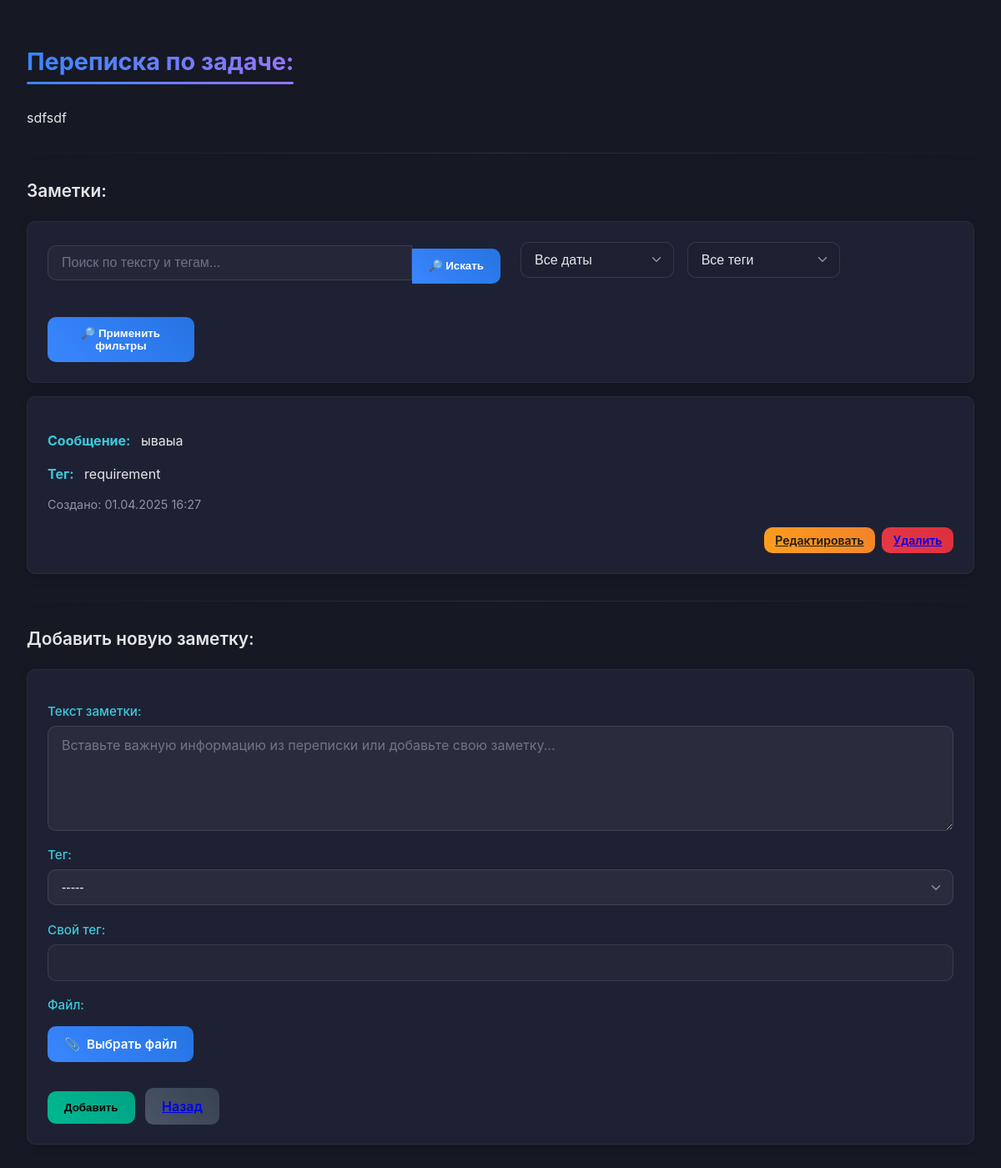
The page /task-message/69/ (signed in) on the database as committed earlier.
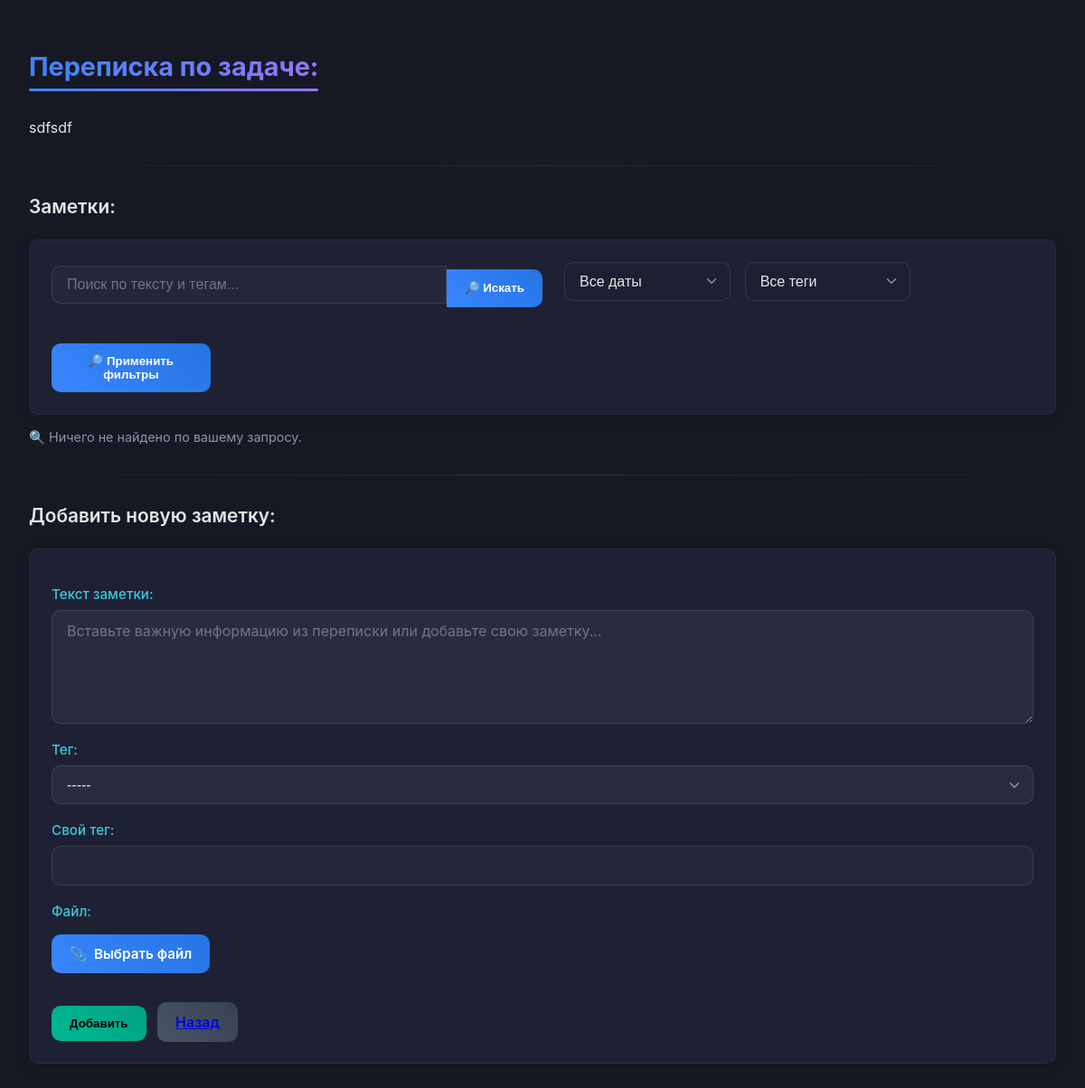
The same page on the database as committed later.
### crm/models.py (models this page shows, shortened)
class Communication(models.Model):
	TAG_CHOICES = [
			('requirement', 'Требование'),
			('clarification', 'Уточнение'),
			('revision', 'Правки'),
			('deadline', 'Дедлайн'),
			('payment', 'Оплата'),
	]
	task = models.ForeignKey('Task', on_delete=models.CASCADE, related_name='communications')
	message = models.TextField(verbose_name="Текст заметки")
	tag = models.CharField(max_length=50, choices=TAG_CHOICES, blank=True, verbose_name="Тег")
	custom_tag = models.CharField(max_length=50, blank=True, verbose_name='Свой тег')
	file = models.FileField(upload_to='communications_files/', blank=True, null=True, verbose_name='Файл')
	created_at = models.DateTimeField(auto_now_add=True)

### crm/views.py (the view)
# urls.py: path('task-message/<int:task_id>/', views.task_message, name='task_message'),
@login_required
def task_message(request, task_id):
    task = get_object_or_404(Task, id=task_id, owner=request.user)
    query = request.GET.get('q', '')
    date_filter = request.GET.get('date_filter', '')
    tag_filter = request.GET.get('tag_filter', '')
    has_file = request.GET.get('has_file', '')
    communications = Communication.objects.filter(task=task).order_by('-created_at')
    if query:
        communications = communications.filter(
            Q(message__icontains=query) |
            Q(tag__icontains=query)
        )
    if date_filter == 'today':
        communications = communications.filter(created_at__date=now().date())
    elif date_filter == 'week':
        week_ago = now() - timedelta(days=7)
        communications = communications.filter(created_at__gte=week_ago)
    elif date_filter == 'month':
        month_ago = now() - timedelta(days=30)
        communications = communications.filter(created_at__gte=month_ago)
    if tag_filter:
        communications = communications.filter(tag=tag_filter)
    if has_file == 'yes':
        communications = communications.filter(file__isnull=False)
    elif has_file == 'no':
        communications = communications.filter(file__isnull=True)
    if request.method == 'POST':
        form = CommunicationForm(request.POST, request.FILES)
        if form.is_valid():
            communication = form.save(commit=False)
            communication.task = task
            if not communication.tag and form.cleaned_data.get('custom_tag'):
                communication.tag = form.cleaned_data['custom_tag']
            communication.save()
            return redirect('task_message', task_id=task.id)
    else:
        form = CommunicationForm()
    tags = Communication.objects.filter(task=task).values_list('tag', flat=True).distinct()
    return render(request, 'crm/task_message.html', {
        'task': task,
        'form': form,
        'communications': communications,
        'query': query,
        'date_filter': date_filter,
        'tag_filter': tag_filter,
        'has_file': has_file,
        'tags': tags,
    })

### crm/forms.py
class CommunicationForm(forms.ModelForm):
    custom_tag = forms.CharField(required=False, label='Свой тег')
    class Meta:
        model = Communication
        fields = ['message', 'tag', 'custom_tag', 'file']
        widgets = {
            'message': forms.Textarea(attrs={'rows':3, 'placeholder':'Вставьте важную информацию из переписки или добавьте свою заметку...'}),
            'tag': forms.Select(choices=Communication.TAG_CHOICES)
        }

### crm/templates/crm/task_message.html (shortened to what this page needs)
{% load static %}
{% block content %}
<div class="container mt-4">
    <h2>Переписка по задаче: {{ task.title }}</h2>
    <p>{{ task.description }}</p>
    <hr>
    <h4>Заметки:</h4>
    <form method="GET" action="" class="mb-3">
        <div class='row g-3 align-items-center'>
            <div class="col-md-6">
                <div class="input-group">
                    <input type="text" name="q" class="form-control" placeholder="Поиск по тексту и тегам..." value="{{ query }}">
                    <button type="submit" class="btn btn-primary">🔎 Искать</button>
                </div>
            </div>
            <div class='col-md-2'>
                <select name='date_filter' class='form-select'>
                    <option value=''>Все даты</option>
                </select>
            </div>
            <div class='col-md-2'>
                <select name='tag_filter' class='form-select'>
                    <option value=''>Все теги</option>
                </select>
            </div>
            <div class='col-md-2'>
                <button type='submit' class='btn btn-primary w-100'>🔎 Применить фильтры</button>
            </div>
        </div>
    </form>
{% if communications %}
<div class="list-group">
    {% for comm in communications %}
        <div class="list-group-item mb-3">
            <p><strong>Сообщение:</strong> {{ comm.message }}</p>
            <p><strong>Тег:</strong> {{ comm.tag }}</p>
            <p class="text-muted">Создано: {{ comm.created_at|date:"d.m.Y H:i" }}</p>
            <div class="d-flex justify-content-end">
                <a href="{% url 'edit_communication' comm.id %}" class="btn btn-warning btn-sm me-2">Редактировать</a>
                <a href="{% url 'delete_communication' comm.id %}" class='btn btn-danger btn-sm'>Удалить</a>
            </div>
        </div>
    {% endfor %}
</div>
{% else %}
<p class="text-muted">🔍 Ничего не найдено по вашему запросу.</p>
{% endif %}
    <hr>
    <h4>Добавить новую заметку:</h4>
    <form method="POST" enctype="multipart/form-data" class='mb-3'>
        <div class="mb-3">
            <p>
                <label for="id_message">Текст заметки:</label>
                <textarea name="message" id="id_message" class="form-control" placeholder="Вставьте важную информацию из переписки или добавьте свою заметку..." rows="5">{{ form.message.value|default_if_none:'' }}</textarea>
            </p>
            <p>
                <label for="id_tag">Тег:</label>
                <select name="tag" id="id_tag" class="form-control">
                    <option value="">-----</option>
                </select>
            </p>
            <p>
                <label for="id_custom_tag">Свой тег:</label>
                <input type="text" name="custom_tag" id="id_custom_tag" class="form-control" value="{{ form.custom_tag.value|default_if_none:'' }}">
            </p>
            <p>
                <label for="id_file">Файл:</label>
                <label for="id_file" class="file-upload-btn">Выбрать файл</label>
            </p>
        </div>
        <button type="submit" class="btn btn-success">Добавить</button>
        <a href="{% url 'home' %}" class="btn btn-secondary">Назад</a>
    </form>
</div>
<link rel="stylesheet" href="{% static 'crm/css/task_message.css' %}">
{% endblock %}

Rows that differ between the two databases and show on the page:
removed Communication: message "ываыа", tag "requirement", created_at "01.04.2025 16:27"
Other text that changed with them:
text now shown: "🔍 Ничего не найдено по вашему запросу."
